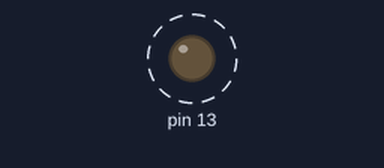
Bench run of a sketch on a simulated Arduino Uno, built with avr-gcc and run on an emulated ATmega328P. Shown: output pins drawn as LEDs (lit = HIGH). Dashed ring = blinking.

Above: at 0.5 s.
Timing chart, 0 to 4.6 s (numbered marks = the images above):
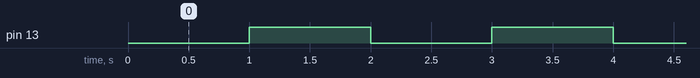

The sketch:

loopinglight.ino
```cpp
void setup() {
  // put your setup code here, to run once:
  pinMode(13, OUTPUT);
}

void loop() {
  // put your main code here, to run repeatedly:
  for(int i = 0; i < 1000; i++) {
    delay(1000);
    digitalWrite(13, HIGH);
    delay(1000);
    digitalWrite(13, LOW);
  }
}
```

Measured:
- by itself, pin 13: alternates HIGH for 1.0 s and LOW for 1.0 s
